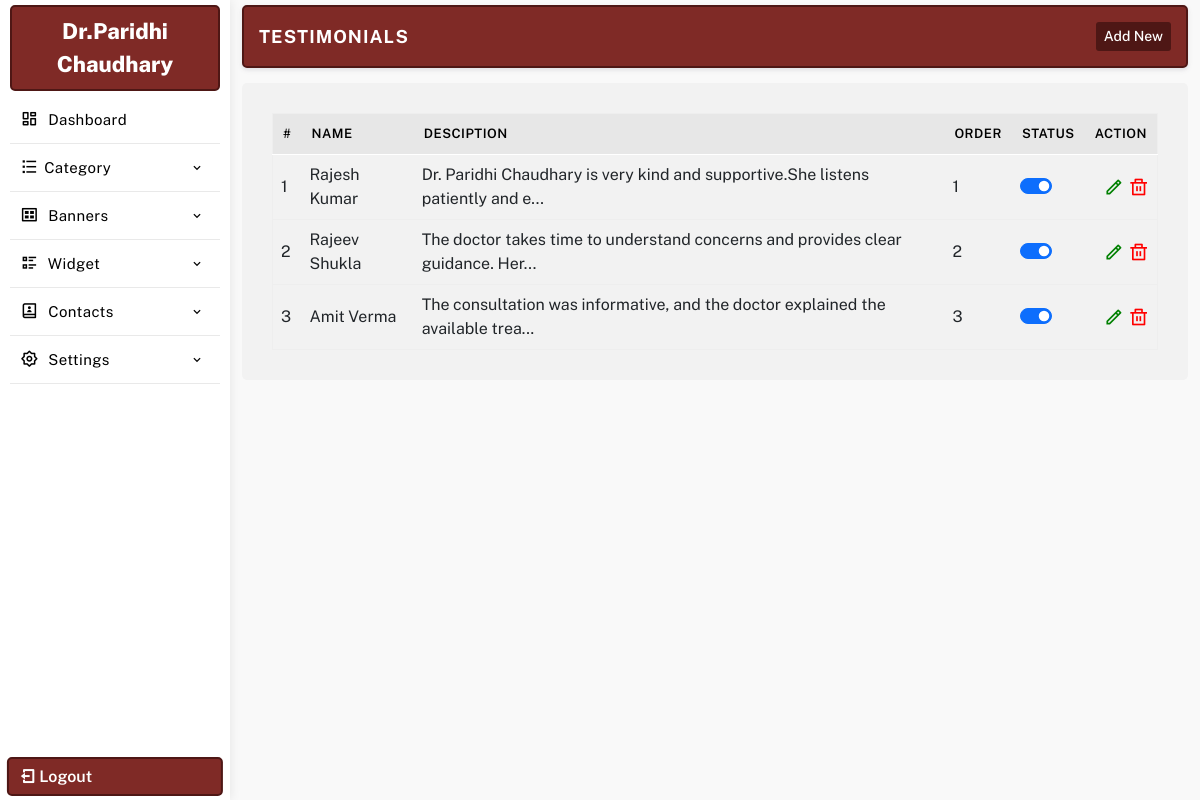
Screenshot of /manager/testimonials.php (signed in) with the database file from the repository.
### tables this page shows
CREATE TABLE `settings` (
  `id` int(11) NOT NULL,
  `web_name` varchar(255) DEFAULT NULL,
  `email_id` varchar(255) DEFAULT NULL,
  `alternate_email_id` varchar(255) DEFAULT NULL,
  `contact_no` varchar(255) DEFAULT NULL,
  `alternate_no` varchar(255) DEFAULT NULL,
  `whatsapp_no` varchar(255) DEFAULT NULL,
  `reception_time` varchar(255) DEFAULT NULL,
  `address` text DEFAULT NULL,
  `youtubelink` varchar(255) DEFAULT NULL,
  `map_iframe` longtext DEFAULT NULL,
  `facebook` varchar(255) DEFAULT NULL,
  `youtube` varchar(255) DEFAULT NULL,
  `instagram` varchar(255) DEFAULT NULL,
  `twitter` varchar(255) DEFAULT NULL,
  `linkedin` varchar(255) DEFAULT NULL,
  `logo` varchar(255) DEFAULT NULL,
  `meta_title` varchar(255) DEFAULT NULL,
  `meta_keywords` varchar(255) DEFAULT NULL,
  `meta_desc` text DEFAULT NULL,
  `smart_classroom_desc` text DEFAULT NULL,
  `smart_classroom_text` varchar(255) DEFAULT NULL,
  `brochure_file` varchar(500) DEFAULT NULL,
  `footerdesc` text DEFAULT NULL,
  `googletag` text DEFAULT NULL,
  `headercenterline` varchar(255) DEFAULT NULL,
  `no_of_experience` varchar(255) DEFAULT NULL,
  `surgeries` varchar(255) DEFAULT NULL,
  `no_of_patients` varchar(255) DEFAULT NULL,
  `satisfied_patients` varchar(255) DEFAULT NULL,
  `working_days` varchar(255) DEFAULT NULL,
  `closed_days` varchar(255) DEFAULT NULL
);

CREATE TABLE `testimonials` (
  `id` int(11) NOT NULL,
  `category` varchar(255) NOT NULL,
  `title` text NOT NULL,
  `subtitle` varchar(255) DEFAULT NULL,
  `url` text NOT NULL,
  `desc` longtext NOT NULL,
  `file` varchar(255) NOT NULL,
  `order` varchar(255) NOT NULL,
  `status` int(255) NOT NULL
);

### manager/database/db.php (called while the page is built, shortened)
<?php session_start();
$con = mysqli_connect( DB_HOST, DB_USER, DB_PASSWORD, DB_NAME);
$sqlsetting = mysqli_query($con,"SELECT * FROM `settings`");
$rwlinks = mysqli_fetch_array($sqlsetting);
$websitename = $rwlinks['web_name'];
?>

### manager/testimonials.php (the view, shortened to what this page needs)
<?php require_once 'database/db.php';
	include 'include/header.php';
	include 'include/sidebar.php';
 ?>
<section class="main-dashboard">
<div class="container-fluid">
<div class="row">
<div class="col-md-12">
	<div class="page-title">
		<div class="title">
			<h3>Testimonials</h3>
		</div>
		<div class="createbtn">
			<a href="createtestimonial.php"> Add New</a>
		</div>
	</div>
</div>
<div class="col-md-12">
	<div class="page-content">
		<table class="table table-hover" id="myTable">
			<thead>
				<tr>
					<th>#</th>
					<th>Name</th>
					<th>Desciption</th>
					<th>Order</th>
					<th>Status</th>
					<th class="text-end">Action</th>
				</tr>
			</thead>
			<tbody>
			<?php
				$sqltc  = mysqli_query($con, "SELECT * FROM testimonials ORDER BY id ASC");
				if(mysqli_num_rows($sqltc)){
					$serial = 1;
					while($rwtc = mysqli_fetch_assoc($sqltc )){
						$tcid = $rwtc['id'];
			 ?>
				<tr id='remove<?php echo $tcid; ?>'>
					<td><?php echo $serial; ?></td>
					<td><?=$rwtc['title'];?></td>
					<td><?=substr($rwtc['desc'], 0, 80)."...";?></td>
					<td><?=$rwtc['order'];?></td>
					<td>
						<div class="form-check form-switch">
							<?php $checked = $rwtc['status']==1 ? "checked" : ""; ?>
						  <input class="form-check-input" type="checkbox" data-table="testimonials" ide="<?=$rwtc['id'];?>" <?=$checked;?>>
						</div>
					</td>
					<td class="text-end">
						<a href="updatetestimonial.php?id=<?=$tcid;?>" class="editbtn ri-pencil-line" ></a>
						<a href="javascript:"  ide="<?=$tcid; ?>" class='delbtn ri-delete-bin-line' ></a>
					</td>
				</tr>
		<?php $serial++; }} ?>
			</tbody>
		</table>
	</div>
</div>
</div>
</div>
</section>
<?php
	include "include/footer.php";
?>

### manager/include/sidebar.php (shortened to what this page needs)
<aside class="sidebar-menu-dashboard">
<div class="logo-n-toggle">
	<a href="dashboard.php"><?=$websitename;?></a>
</div>
<nav class="menu">
<ul class="aside-menu">
<li class="menu-item ">
	<a href="dashboard.php" class="menu-link">
	<span class="link-text"><i class="ri-dashboard-line"></i> Dashboard</span>
	</a>
</li>
<li class="menu-item has-submenu">
	<a href="javascript:" class="menu-link" id="parent-menu">
	<span class="link-text"><i class="ri-list-check"></i>Category</span>
	<i class='bx bx-chevron-down'></i>
	</a>
</li>
<li class="menu-item has-submenu">
<a href="javascript:" class="menu-link orders" id="parent-menu">
<span class="link-text"><i class="ri-gallery-view"></i> Banners</span>
<i class='bx bx-chevron-down'></i>
</a>
</li>
<li class="menu-item has-submenu">
<a href="javascript:" class="menu-link" id="parent-menu">
<div>
<span class="link-text"><i class="ri-list-check-2"></i> Widget</span>
</div>
<i class='bx bx-chevron-down'></i>
</a>
</li>
<li class="menu-item has-submenu">
<a href="javascript:" class="menu-link orders" id="parent-menu">
<div>
<span class="link-text"><i class="ri-contacts-book-2-line"></i> Contacts</span>
</div>
<i class='bx bx-chevron-down'></i>
</a>
</li>
<li class="menu-item has-submenu">
<a href="javascript:" class="menu-link orders" id="parent-menu">
<div>
<span class="link-text"><i class="ri-settings-2-line"></i> Settings</span>
</div>
<i class='bx bx-chevron-down'></i>
</a>
</li>
</ul>
</nav>
<a href="logout.php" class="logout-fixed"><i class="ri-logout-box-line"></i> Logout</a>
</aside>

### manager/css/style.css (style rules this page uses)
* { margin: 0; padding: 0; box-sizing: border-box; font-family: "Public Sans", sans-serif; }
:root { --text1-color: #a7a7a7; --primary-color: #7F2A26; --secondary-color: #4e1715; }
table { margin: 0 !important;border: 1px solid #eee !important; }
table thead { background: #e7e7e7;border-bottom: 1px solid #fff;color: #fff; }
table thead tr th { font-weight: 600 !important;font-size: 13px;border-bottom: 0 !important;padding: 10px !important;color: #000;text-transform: uppercase;letter-spacing: .5px; }
tr td { vertical-align: middle; }
p,h1,h2,h3,h4,h5,h6 { margin: 0; }
a { text-decoration: none; color: #000; }
ul { list-style: none; padding: 0; margin: 0; }
.addimage, .editbtn,.delbtn { font-size: 20px; }
.editbtn { color: green; }
.delbtn { color: red; }
aside { width: 230px; height: 100vh; transition: all .4s linear; float: left; box-shadow: 1px 0 10px rgb(0 0 0 / 8%); position: relative; padding: 5px 10px; }
.logo-n-toggle { display: flex; justify-content: center; align-items: center; padding: 8px 10px; border: 2px solid var(--secondary-color); border-radius: 5px; background: var(--primary-color); }
.logo-n-toggle a { display: block; transition: display .4s linear; color: #fff; text-align: center; font-weight: 800; font-size: 22px; }
.logo-n-toggle a:before, .logo-n-toggle a:after { width: 12px; height: 12px; display: inline-block; border: 4px solid var(--primary-color); border-radius: 50%; margin: 0 5px; }
.logout-fixed { position: absolute; bottom: 4px; left: 50%; padding: 5px 10px; width: 94%; color: #fff; margin: auto; transform: translateX(-50%); border-radius: 5px; border: 2px solid var(--secondary-color); font-weight: 600; background: var(--primary-color); transition: .3s linear; }
.page-title { padding: 15px; border-radius: 5px; border: 2px solid var(--secondary-color); display: flex; align-items: center; justify-content: space-between; margin-bottom: 15px; box-shadow: 0 .125rem .25rem rgba(165,163,174,.3); background: #fff; background: var(--primary-color); }
.page-title .title h3 { font-size: 18px; color: #fff; text-transform: uppercase; font-weight: 700; letter-spacing: 1px; }
.page-title .createbtn { display: flex; align-items: center; gap: 10px; }
.page-title .createbtn a { font-size: 14px; display: flex; align-items: center; justify-content: center; border-radius: 3px; padding: 4px 8px; font-weight: 500; background: var(--secondary-color); color: #fff; transition: .3s ease; }
.page-content { background: #fff;padding: 30px;border-radius: 5px;background: #f2f2f2; }
aside .menu { height: 88%; overflow: auto; padding: 5px 0; }
.aside-menu .menu-item { transition: all .2s linear; position: relative; }
.aside-menu .menu-item > .menu-link { text-decoration: none; display: block; padding: 10px 10px; display: flex; justify-content: space-between; align-items: center; white-space: nowrap; border-bottom: 1px solid #e9e9e9; }
.aside-menu .menu-item > .menu-link i { color: #000; font-size: 18px; margin-right: 5px; display: inline-block; }
.aside-menu .menu-item > .menu-link .bx-chevron-down, .aside-menu .menu-item > .menu-link .link-text { transition: all .2s linear; color: #000; font-size: 15px; letter-spacing: 0.4px; font-weight: 400; }
.aside-menu .menu-item > .menu-link span::after { content: ""; font-family: FontAwesome; }
section.main-dashboard { float: left; width: calc(100% - 230px); transition: all .4s linear; overflow: auto; height: 100vh; padding: 5px 0; background: #f9f9f9; }

### rows the page displays
settings: web_name "Dr.Paridhi Chaudhary"
testimonials: title "Rajesh Kumar", desc "Dr. Paridhi Chaudhary is very kind and supportive.She listens patiently and e", order "1"
testimonials: title "Rajeev Shukla", desc "The doctor takes time to understand concerns and provides clear guidance. Her", order "2"
testimonials: title "Amit Verma", desc "The consultation was informative, and the doctor explained the available trea", order "3"
